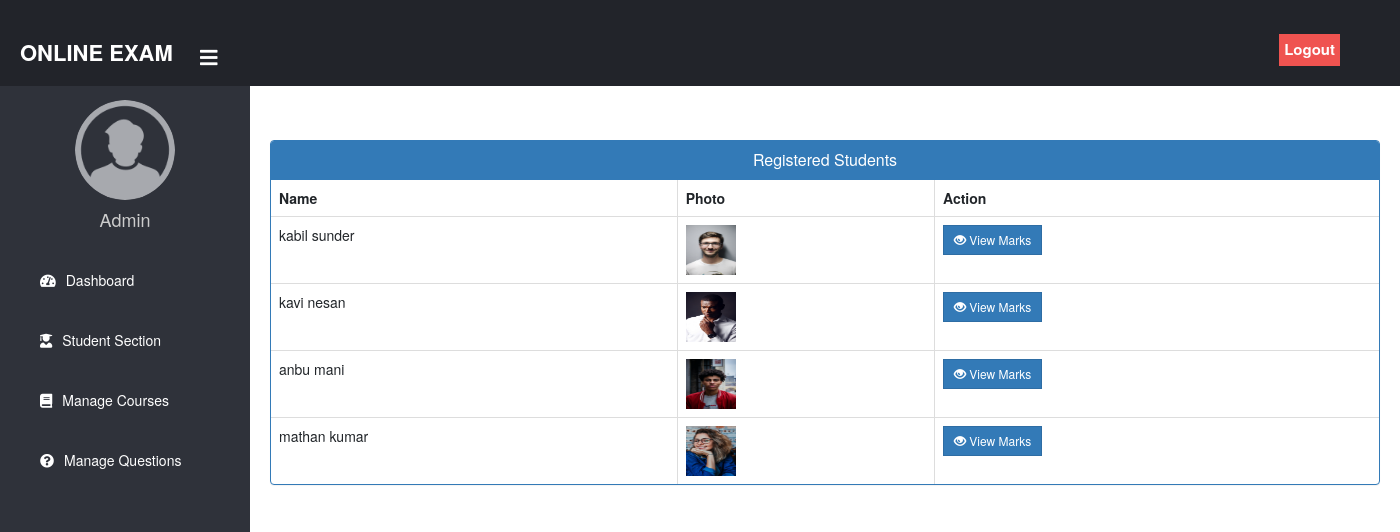
Page /admin_view_student_marks on the committed database.
### student_app/models.py (models this page shows, shortened)
class Student(models.Model):
    user=models.OneToOneField(User,on_delete=models.CASCADE,related_name='profile')
    profile_pic= models.ImageField(upload_to='profile_pic',null=True,blank=True)
    address = models.CharField(max_length=40)
    mobile = models.CharField(max_length=20,null=False)
    @property
    def get_name(self):
        return self.user.first_name+" "+self.user.last_name

### onlineExam/views.py (the view)
# urls.py: path('admin_view_student_marks',views.admin_view_student_marks_view,name='admin_view_student_marks'),
def admin_view_student_marks_view(request):
	students=Student.objects.all()
	return render(request,'admin_view_student_marks.html',{'students':students})

### templates/admin_view_student_marks.html (shortened to what this page needs)
{% extends 'adminbase.html' %}
{% block content %}
{%load static%}
<head>
  <link rel="stylesheet" type="text/css" href="{% static 'bootstrap4/css/bootstrap.min.css' %}">
  <link href="//netdna.bootstrapcdn.com/bootstrap/3.0.0/css/bootstrap.min.css" rel="stylesheet" id="bootstrap-css">
</head>
<br><br>
<div class="container">
  <div class="panel panel-primary">
    <div class="panel-heading">
      <h6 class="panel-title">Registered Students</h6>
    </div>
    <table class="table table-hover table-bordered" id="dev-table">
      <thead>
        <tr>
          <th>Name</th>
          <th>Photo</th>
          <th>Action</th>
        </tr>
      </thead>
      {% for t in students %}
      <tr>
        <td> {{t.get_name}}</td>
        <td> <img src="{{t.user.profile.profile_pic.url}}" alt="Profile Pic" height="50px" width="50px" /></td>
        <td><a class="btn btn-primary btn-sm" style="border-radius: 0%;" href="{% url 'admin_view_marks_view' t.id  %}"><span class="glyphicon glyphicon-eye-open"></span> View Marks</a></td>
      </tr>
      {% endfor %}
    </table>
  </div>
</div>
<br><br><br><br><br><br>
{% endblock content %}

### templates/adminbase.html (style rules this page uses)
a:link { text-decoration: none; }
body { margin: 0; padding: 0; font-family: "Gill Sans", sans-serif;; }

### templates/admin_view_student_marks.html (style rules this page uses)
a:link { text-decoration: none; }
h6 { text-align: center; }

### rows in the picture
Student: get_name "kabil sunder", user.profile.profile_pic (picture)
Student: get_name "kavi nesan", user.profile.profile_pic (picture)
Student: get_name "anbu mani", user.profile.profile_pic (picture)
Student: get_name "mathan kumar", user.profile.profile_pic (picture)
